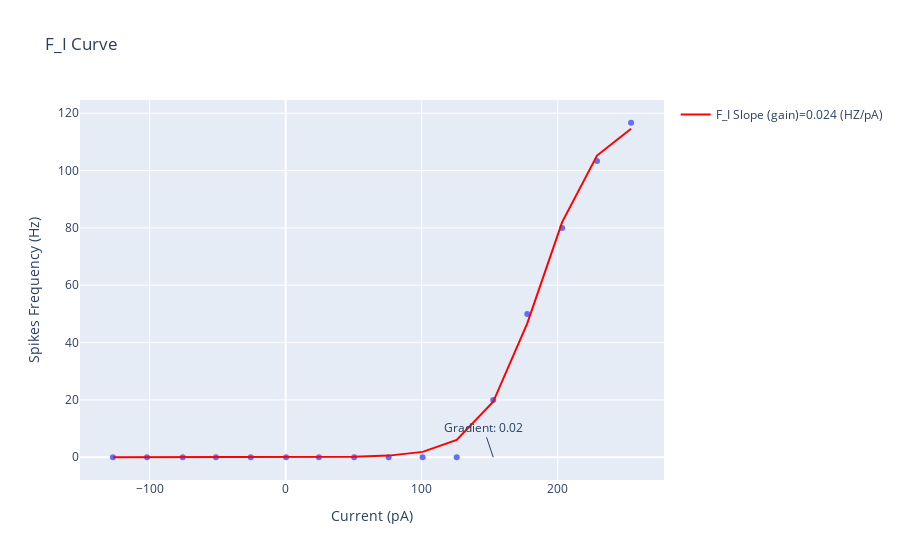

Source (notebook cell):
### Code cell
#%% F_I CURVE////
# Here is a snap of how I learnt to fit Sigmoid Function - y = c/(1+np.exp(-a*(x-b))) and 3 coefficients [c, a, b]:

# * c - the maximum value (eventual maximum infected people, the sigmoid scales to this value eventually)
# * a - the sigmoidal shape (how the infection progress. The smaller, the softer the sigmoidal shape is)
# * b - the point where sigmoid start to flatten from steepening (the midpoint of sigmoid, when the rate of increase start to slow down)
# def sigmoid(x,c,a,b):
#      y = c*1 / (1 + np.exp(-a*(x-b)))
#      return y
def sigmoid(x, a, gain, theta):  # a is the multiplication factor, gain is the gain, theta is the threshold

    output = np.zeros(len(x))
#     output = signal.resample(x[x >=0], 10000)
#     print(f' before {output.shape = }')
    output[x>=0] = a / (1+np.exp(-gain * (x[x>=0]-theta))) 
#     output = a / (1+np.exp(-gain * (x-theta))) 
#     print(f' after {output.shape = }')
#    output = a / (1+np.exp(-c * (x-d))) 
    return output


#idx = yy_data > 0
#idx = yy_data > 0
#yy_data = yy_data[idx]

# from scipy import signal, interpolate


#idx = y_data > 0
#x_data = x_data[idx]
#y_data = y_data[idx]
#x_data = np.concatenate([-x_data,x_data])
#y_data = np.concatenate([np.flip(y_data),y_data])
# xx_data = signal.resample(x_data, 1000, domain='time')
# yy_data = signal.resample(y_data, 1000, domain='time')
# xx_data = np.linspace(min(x_data), max(x_data), 1000)
# a_BSpline = interpolate.make_interp_spline(x_data, y_data)
# yy_data = a_BSpline(xx_data)

# p0 = [1, 1e-5, np.median(x_data)]


# popt, pcov = curve_fit(sigmoid, x_data, y_data, method='trf', bounds=([0.,0., 0.],[max(y_data),1, np.median(x_data)]))
# popt, pcov = curve_fit(sigmoid, x_data, y_data, method='dogbox', maxfev =10000,
popt, pcov = curve_fit(sigmoid, x_data[y_data>=0], y_data[y_data>=0], method='trf', maxfev =10000,
                      bounds=([1,0., np.min(x_data)],[np.max(x_data), 1, np.max(x_data)])
                      )

fig = px.scatter(x = x_data, y = y_data , labels={'x':'Current (pA)', 'y':'Spikes Frequency (Hz)'}, title="F_I Curve",
                 size_max=55)

slops = np.gradient(sigmoid(x_data, *popt))
print (slops)
Spontaneous_slop = np.mean(slops[np.where(slops>0.01)[0][0]])   # slops[5] ## np.mean(slops) ## 5 is the index for spontaneous firing of LC neurons
mean_slop = np.mean(slops[np.where(y_data>0)[0][0]:]) # the mean slope of when the cell starts firing

fig.add_trace(go.Scatter(x = x_data, y = sigmoid(x_data, *popt), mode='lines',
    name='F_I Slope (gain)=%5.3f (HZ/pA)' % (Spontaneous_slop),
    marker=dict(
        color='rgb(255, 0, 0)')))



fig.add_annotation(x=x_data[np.where(y_data>0)[0][0]], y=sigmoid(x_data, *popt)[np.where(y_data>=0)[0][0]], 
            text=f"Gradient: {Spontaneous_slop:.2f}",
#             showarrow=True,
#             arrowhead=1,
#             arrowcolor="green",
#             arrowsize=2,
#             arrowwidth=1
#             yshift=20
                  )


fig.show()
# fig.write_image(os.path.join(save_path , 'F_I_Curve.pdf'))
# fig.write_image(os.path.join(save_path , 'F_I_Curve.svg'))

### Figure 1 — Plotly figure (JSON) as saved in the notebook; plotly's stock layout.template omitted (floating-point values rounded to 4 significant figures)
{"data": [{"hovertemplate": "Current (pA)=%{x}<br>Spikes Frequency (Hz)=%{y}<extra></extra>", "legendgroup": "", "marker": {"color": "#636efa", "symbol": "circle"}, "mode": "markers", "name": "", "orientation": "v", "showlegend": false, "type": "scatter", "x": [-127.0, -101.9, -75.68, -51.27, -25.63, 0.3052, 24.41, 50.35, 75.68, 100.7, 125.7, 152.6, 177.6, 203.2, 228.9, 253.9], "xaxis": "x", "y": [0, 0, 0, 0, 0, 0, 0, 0, 0, 0, 0, 20, 50, 80, 103.3, 116.7], "yaxis": "y"}, {"marker": {"color": "rgb(255, 0, 0)"}, "mode": "lines", "name": "F_I Slope (gain)=0.024 (HZ/pA)", "type": "scatter", "x": [-127.0, -101.9, -75.68, -51.27, -25.63, 0.3052, 24.41, 50.35, 75.68, 100.7, 125.7, 152.6, 177.6, 203.2, 228.9, 253.9], "y": [0, 0, 0, 0, 0, 0.0153, 0.04872, 0.1693, 0.5701, 1.877, 6.028, 19.33, 46.71, 82.03, 105.2, 114.6]}], "layout": {"annotations": [{"text": "Gradient: 0.02", "x": 152.6, "y": 0}], "legend": {"tracegroupgap": 0}, "title": {"text": "F_I Curve"}, "xaxis": {"anchor": "y", "domain": [0, 1], "title": {"text": "Current (pA)"}}, "yaxis": {"anchor": "x", "domain": [0, 1], "title": {"text": "Spikes Frequency (Hz)"}}}}
